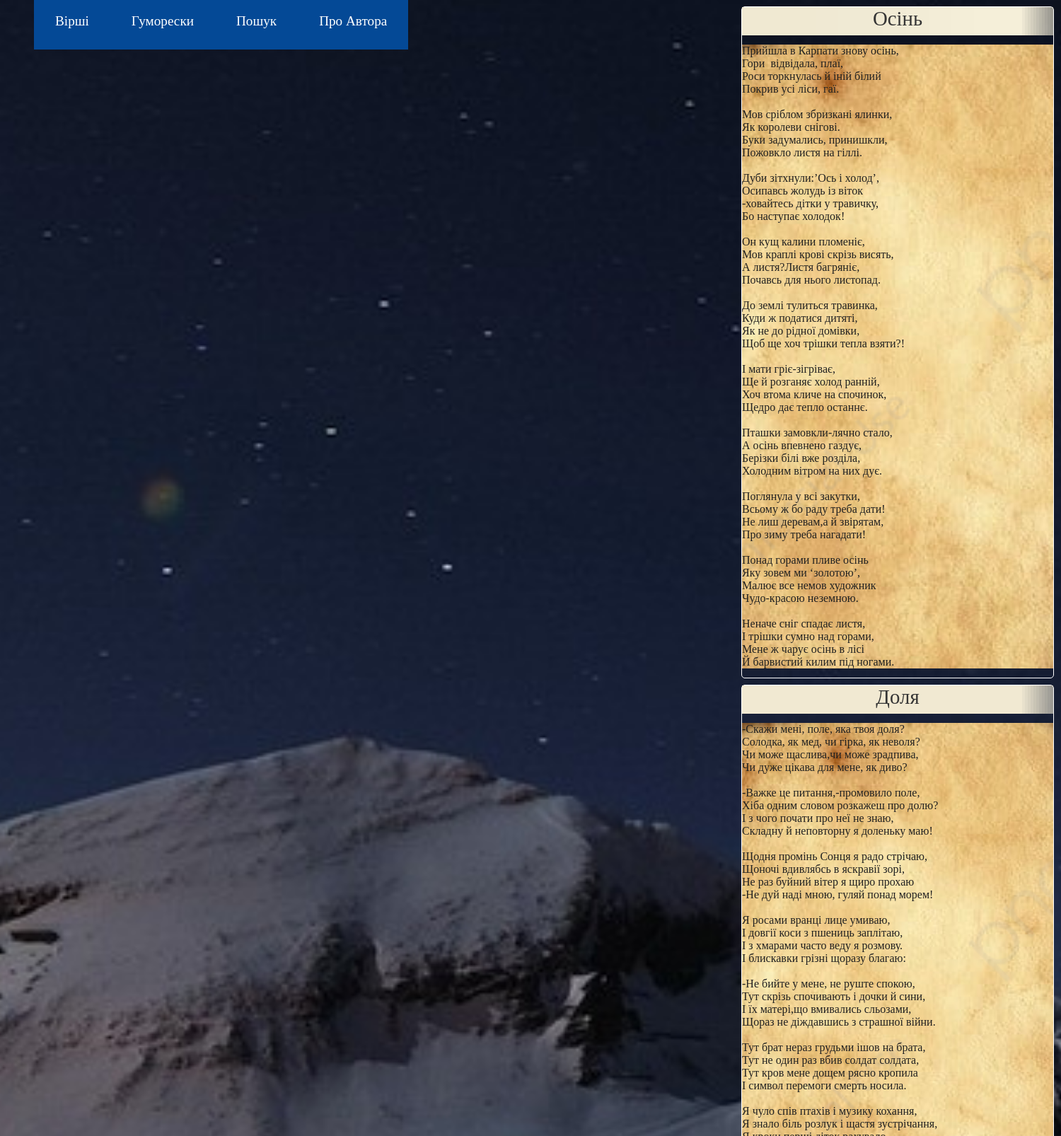
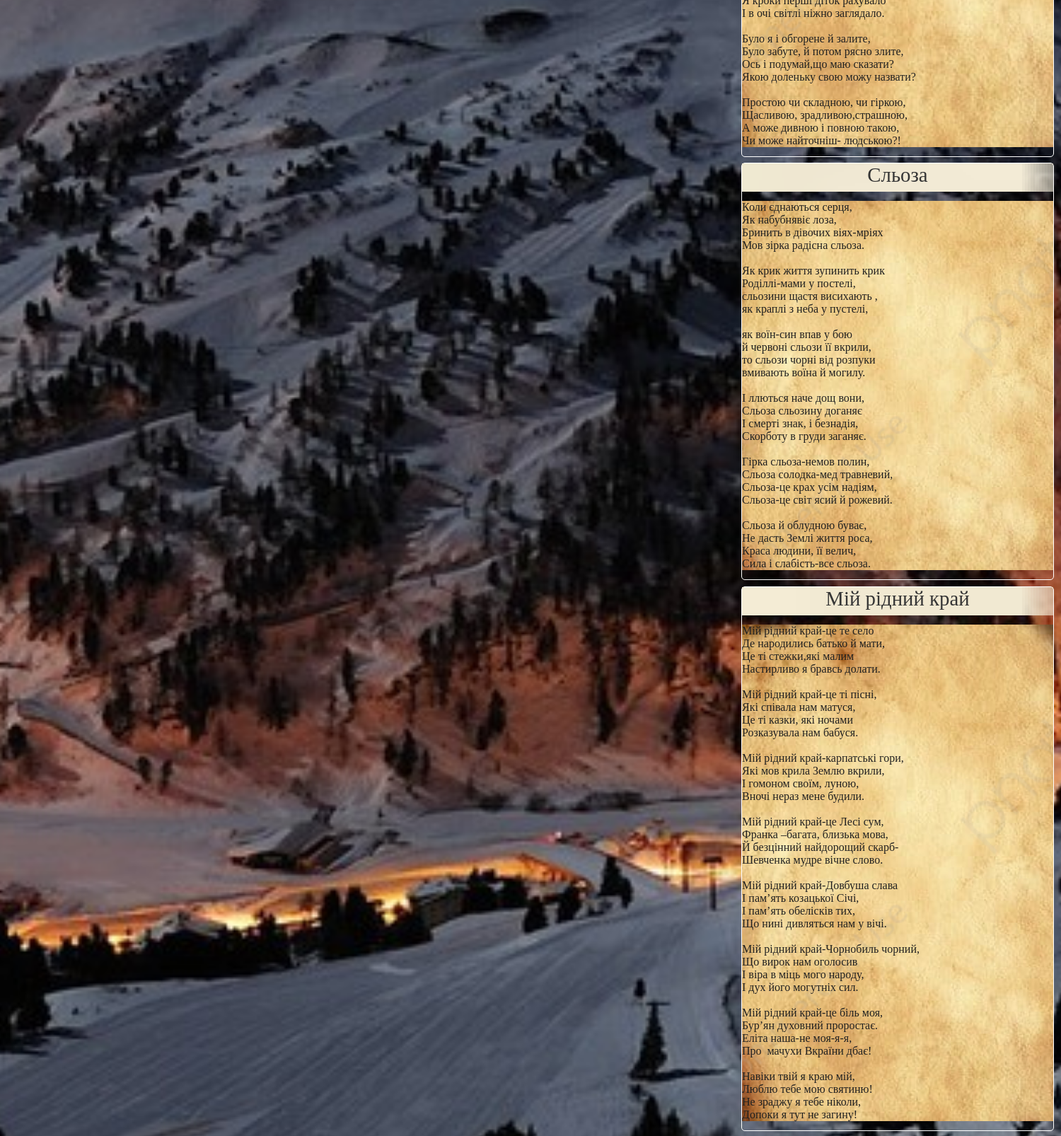
/poems/3 (upper part), run on the app's committed database (2 pictures, top to bottom).
### app/models.py (models this page shows)
class Poem(db.Model):
    id = db.Column(db.Integer, primary_key=True)
    title = db.Column(db.String(20), unique=True)
    text = db.Column(db.String(1028), unique=True)

### app/routes.py (the view)
@app.route('/poems/<int:page_num>')
def poems(page_num):
    poems = Poem.query.paginate(per_page=5, page=page_num, error_out=True)
    return render_template('poems.html', title='Вірші',  poems=poems)

### app/templates/poems.html (shortened to what this page needs)
{% extends "base.html" %}
{% block app_content %}
    {% for poem in poems.items %}
        {% include "_poem.html" %}
    {% endfor %}
{% endblock %}

### app/templates/base.html (shortened to what this page needs)
<html>
    <head>
        <link rel="stylesheet" href="{{ url_for('static', filename='styles.css') }}"/>
    </head>
    <body>
        <div id="navbar-container">
            <div id="navbar">
                <div class="link-div">
                    <nav>
                        <ul class="nav-links">
                            <li><a href="{{ url_for('poems', page_num=1) }}">Вірші</a></li>
                            <li><a href="{{ url_for('humoresques', hum_page_num=1) }}">Гуморески</a></li>
                            <li><a href="{{ url_for('search') }}">Пошук</a></li>
                            <li><a href="{{ url_for('about') }}">Про Автора</a></li>
                        </ul>
                    </nav>
                </div>
            </div>
        </div>
        <div id="page_container">
            {% block content %}
            <div class="container-fluid" style="margin-top: 100px;">
                {% block app_content %}{% endblock %}
            </div>
            {% endblock %}
        </div>
    </body>
</html>

### app/templates/_poem.html
{% extends "base.html" %}
{% block app_content %}
    <div id="poem-container">
        <div id="title">{{poem.title}}</div>
        <pre><div id="text">{{poem.text}}</div></pre>
    </div>
{% endblock %}

### app/static/styles.css (style rules this page uses)
#poem-container { width: 440px; border: 1px solid white; color: white; margin-left: 65rem; margin-top: -5.7rem; border-radius: 5px; }
#title { width: 100%; height: 40px; background: url('/static/title_bg.jpg') no-repeat center center fixed; -webkit-background-size: cover; -moz-background-size: cover; -o-background-size: cover; background-size: cover; font-family: 'Lobster Two', cursive; font-size: 1.8rem; color: #353535; text-align: center; }
#text { background: url('/static/poem_bg.jpg') no-repeat center center; width: 100%; -webkit-background-size: cover; -moz-background-size: cover; -o-background-size: cover; background-size: cover; font-family: 'Lobster Two', cursive ; font-size: 1rem; color: #212121; }
#navbar-container { position: absolute; top: 0; height: 100px; width: 50%; }
#navbar { position: fixed; display: flex; justify-content: space-between; align-items: center; font-size: 1.2rem; margin-bottom: 100px; }
a { text-decoration: none; color: white; }
body { background: url('/static/night-mnt.jpg') no-repeat center center fixed; -webkit-background-size: cover; -moz-background-size: cover; -o-background-size: cover; background-size: cover; font-family: 'Lobster Two', cursive; }
.nav-links { display: flex; list-style: none; }
.nav-links a { padding: 30px; margin-right: 0px; background: rgb(4, 73, 150); transition: 0.3s ease-out; }

### data on the page
Poem: title "Осінь", text "Прийшла в Карпати знову осінь, Гори відвідала, плаї, Роси торкнулась й іній білий Покрив усі ліси, гаї. Мов сріблом збризкані ялинки, Як королеви снігові. Буки задумались, принишкли, Пожовкло листя на гіллі. Дуби зітхнули:’Ось і холод’, Осипавсь жолудь із віток -ховайтесь дітки у травичку, Бо наступає холодок! Он кущ калини пломеніє, Мов краплі крові скрізь висять, А листя?Листя багряніє, Почавсь для нього листопад. До землі тулиться травинка, Куди ж податися дитяті, Як не до рідної домівки, Щоб ще хоч трішки тепла взяти?! І мати гріє-зігріває, Ще й розганяє холод ранній, Хоч втома кличе на спочинок, Щедро дає тепло останнє. Пташки замовкли-лячно стало, А осінь впевнено газдує, Берізки білі…"
Poem: title "Доля", text "-Скажи мені, поле, яка твоя доля? Солодка, як мед, чи гірка, як неволя? Чи може щаслива,чи може зрадпива, Чи дуже цікава для мене, як диво? -Важке це питання,-промовило поле, Хіба одним словом розкажеш про долю? І з чого почати про неї не знаю, Складну й неповторну я доленьку маю! Щодня промінь Сонця я радо стрічаю, Щоночі вдивлябсь в яскравії зорі, Не раз буйний вітер я щиро прохаю -Не дуй наді мною, гуляй понад морем! Я росами вранці лице умиваю, І довгії коси з пшениць заплітаю, І з хмарами часто веду я розмову. І блискавки грізні щоразу благаю: -Не бийте у мене, не руште спокою, Тут скрізь спочивають і дочки й сини, І їх матері,що вмивались сльозами, Щораз не діждавшись з страшної…"
Poem: title "Сльоза", text "Коли єднаються серця, Як набубнявіє лоза, Бринить в дівочих віях-мріях Мов зірка радісна сльоза. Як крик життя зупинить крик Роділлі-мами у постелі, сльозини щастя висихають , як краплі з неба у пустелі, як воїн-син впав у бою й червоні сльози її вкрили, то сльози чорні від розпуки вмивають воїна й могилу. І ллються наче дощ вони, Сльоза сльозину доганяє І смерті знак, і безнадія, Скорботу в груди заганяє. Гірка сльоза-немов полин, Сльоза солодка-мед травневий, Сльоза-це крах усім надіям, Сльоза-це світ ясий й рожевий. Сльоза й облудною буває, Не дасть Землі життя роса, Краса людини, її велич, Сила і слабість-все сльоза."
Poem: title "Мій рідний край", text "Мій рідний край-це те село Де народились батько й мати, Це ті стежки,які малим Настирливо я бравсь долати. Мій рідний край-це ті пісні, Які співала нам матуся, Це ті казки, які ночами Розказувала нам бабуся. Мій рідний край-карпатські гори, Які мов крила Землю вкрили, І гомоном своїм, луною, Вночі нераз мене будили. Мій рідний край-це Лесі сум, Франка –багата, близька мова, Й безцінний найдорощий скарб- Шевченка мудре вічне слово. Мій рідний край-Довбуша слава І пам’ять козацької Січі, І пам’ять обелісків тих, Що нині дивляться нам у вічі. Мій рідний край-Чорнобиль чорний, Що вирок нам оголосив І віра в міць мого народу, І дух його могутніх сил. Мій рідний край-це біль моя, Бур’ян духовний…"
